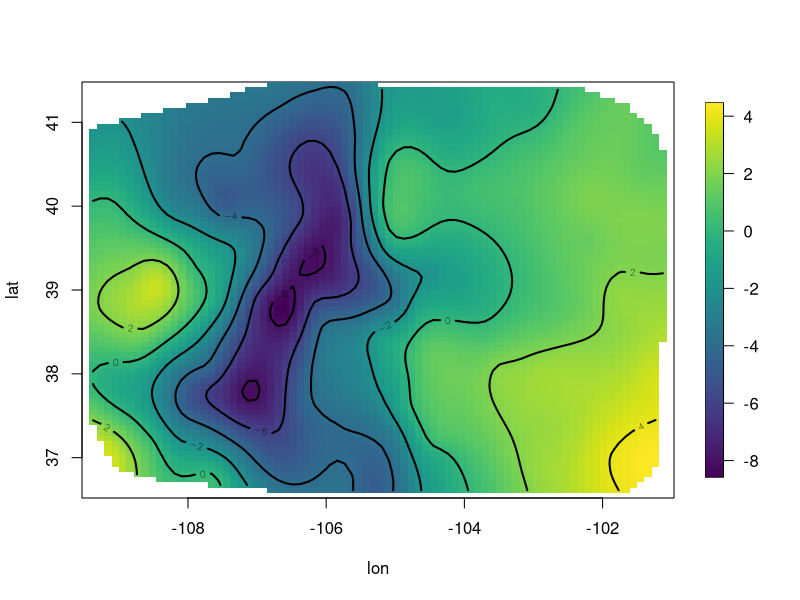
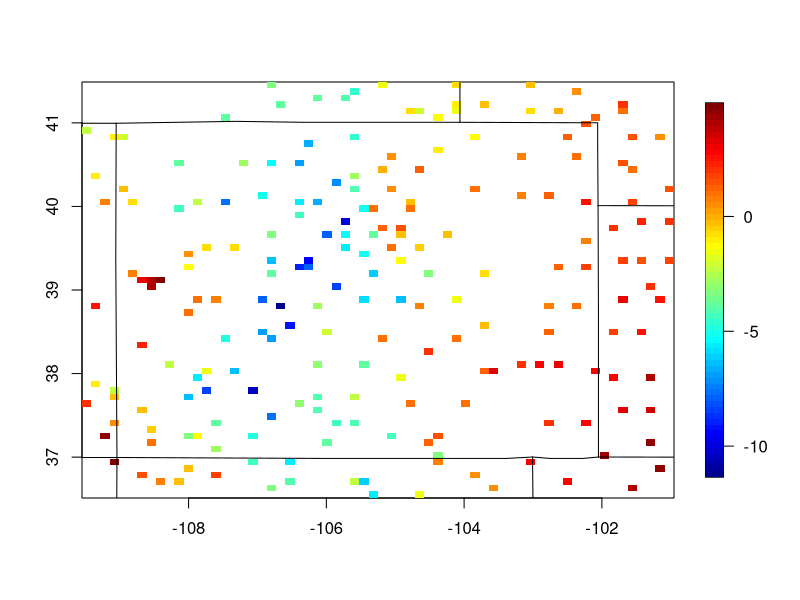
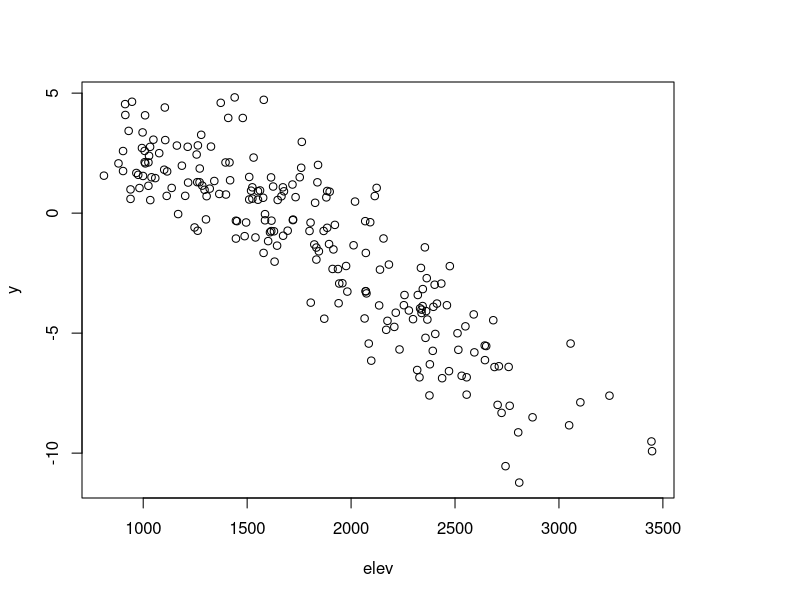
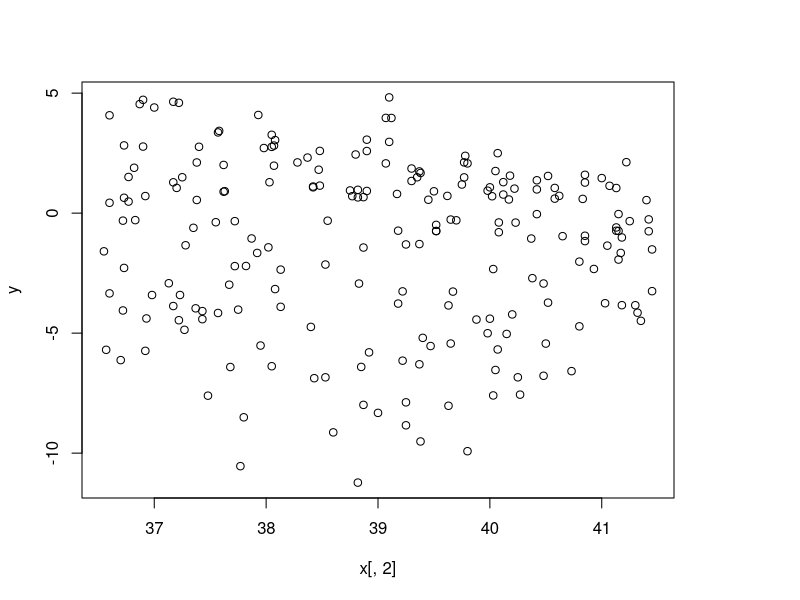
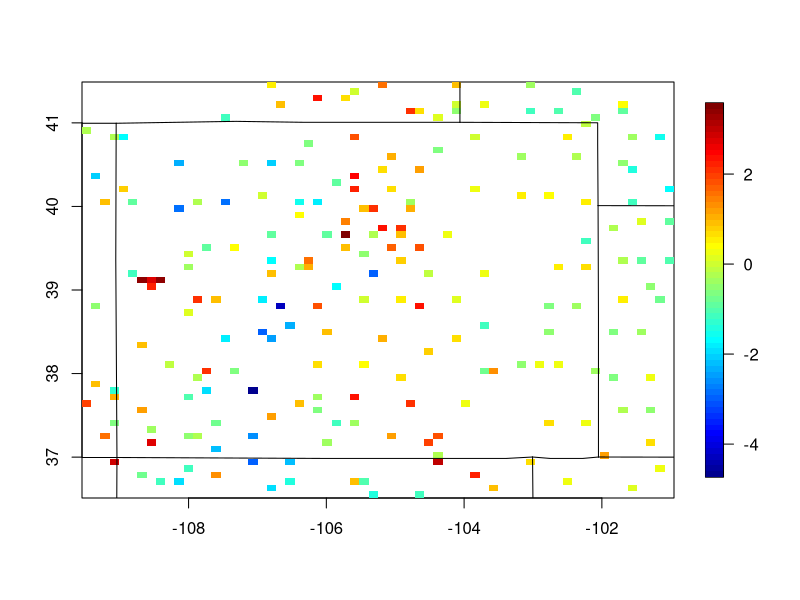
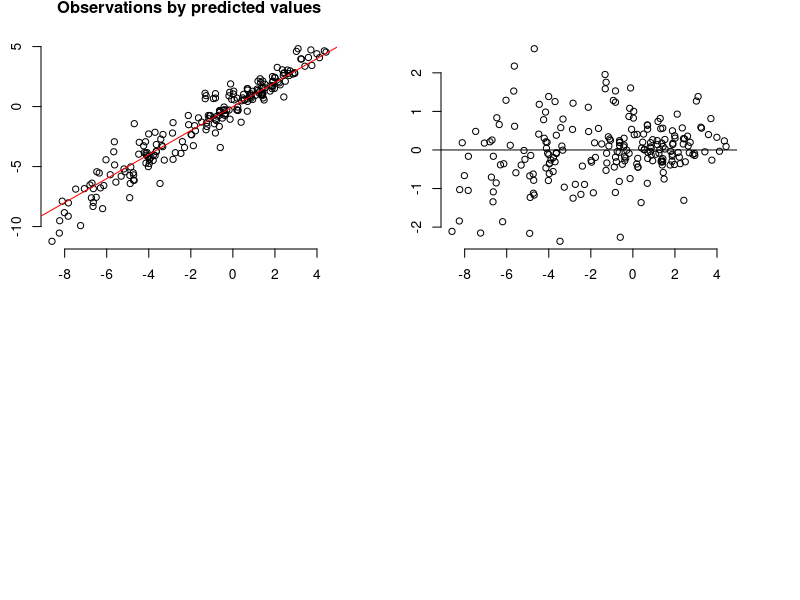
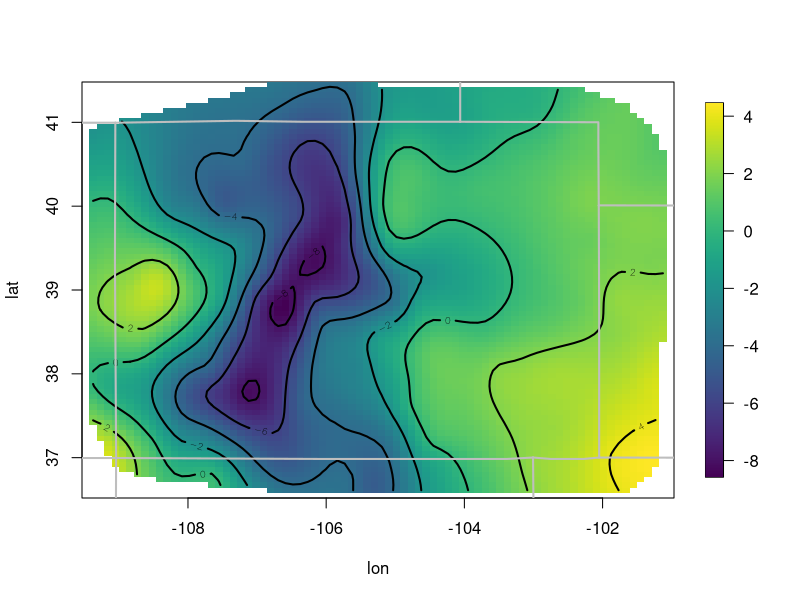
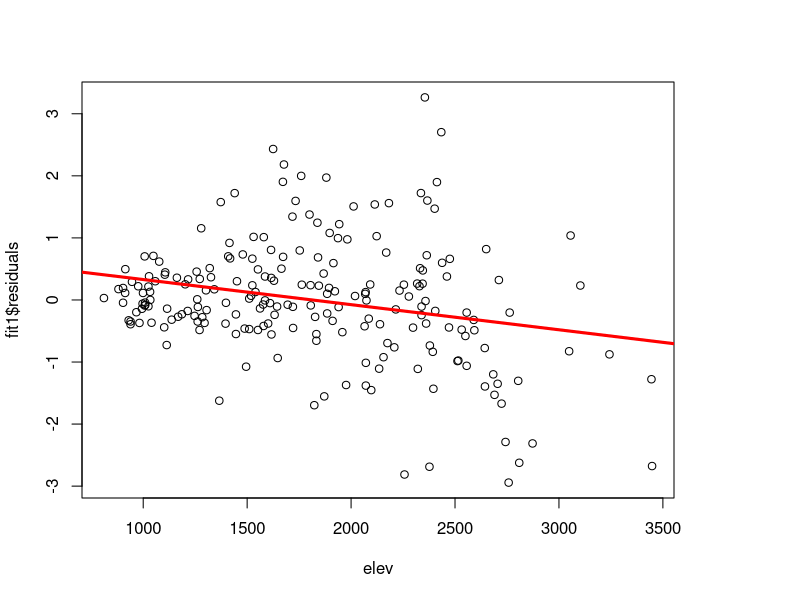

These charts were generated, in order, by the following R code: (Note: this script raises an error after producing the figures.)

suppressMessages(library( fields))

#  colorado climate data 
data(COmonthlyMet)

x<- CO.loc
y<- CO.tmin.MAM.climate
elev<- CO.elev
good<- !is.na( y)
x<- x[good,]
y<- y[good]
elev<- elev[good]

### A quick spatial analysis -- lots of defaults and w/o elevation
obj<- spatialProcess( x,y)
surface( obj)



NGRID <- 50 
# get elevations on a grid (will use these later) 
COGrid<- fields.x.to.grid( x, nx=NGRID, ny=NGRID)
COGridPoints<- make.surface.grid( COGrid)
data( RMelevation)

COElev<- interp.surface( RMelevation, COGridPoints )
COElevGrid<- as.surface( COGridPoints, COElev)


# take a look at the data
quilt.plot( x, y) 
US( add=TRUE)

plot( elev, y)
plot( x[,2], y)

X<- cbind( x, elev) 
# 
lmObj<- lm( y ~ lon+lat +elev, data=X )  
summary( lmObj)
quilt.plot( x, lmObj$residuals) 
US( add=TRUE)

fit0E<- Tps( x,y, Z=elev- mean(elev))


# fit a Kriging estimator Matern covariance smoothness =1.0
# range and nugget estimated by maxmimum likelihood
fit1<- spatialProcess( x,y)
# summary of the fit
print( fit1)
# diagnostic plots  
set.panel(2,2)
plot( fit1)

set.panel()
surface( fit1)
US( add=TRUE, col="grey", lwd=2)

# take a look at residuals
plot( elev, fit1$residuals)
lmObj<- lm( fit1$residuals ~ elev)
abline( lmObj, col="red", lwd=3)

# with elevations  
fit1E<- spatialProcess( x,y, Z = elev)

sur0<- predictSurface( fit1E, nx=NGRID, ny=NGRID, Z= COElevGrid)
image.plot( sur0, col=terrain.colors(256))

sur0Smooth<- predictSurface( fit1E, nx=NGRID, ny=NGRID, drop.Z= TRUE)
image.plot( sur0Smooth)

# uncertainty 40 draws from posterior distribution
set.seed(123)
# next commmand takes a minute or so
SEout<- sim.spatialProcess( fit1E, xp = COGridPoints,
                            Z = COElevGrid,
                            M = 40,
                            drop.Z = TRUE)

set.panel( 3,3)                            
image.plot( sur0Smooth, 
            zlim=c(3.5,14.5), col=tim.colors(256))
contour( sur0Smooth, levels= 9, lwd=3, col="grey", add=TRUE) 
par( mar=c(3,3,1,1))  
for( k in 1:8){
  image( as.surface( COGridPoints, SEout[k,]), 
         zlim =c(3.5,14.5),col=tim.colors(256), axes=FALSE)
  contour( as.surface( COGridPoints, SEout[k,]),
           lwd=3, col="grey",level=9, add=TRUE)
  title( k, adj=0, cex=2)
}

set.panel()  
surSE<- apply( SEout, 2, sd )

image.plot( as.surface( COGridPoints, surSE))
points( x, col="magenta", pch=16) 
contour( COElevGrid , 
         level= c(2000, 3000), add= TRUE, col="grey30", lwd=3)
US( add=TRUE, col="grey", lwd=2)


  
 
